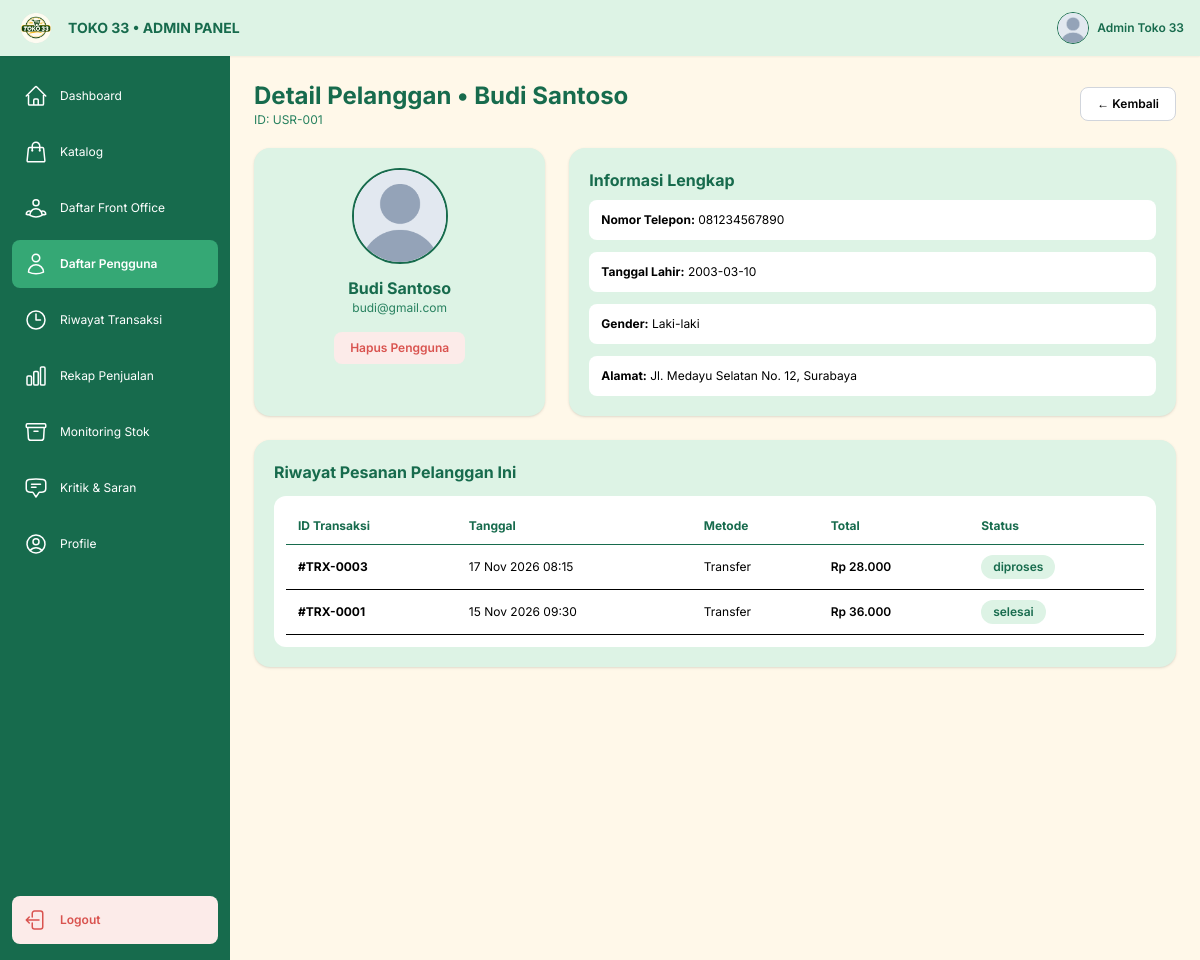
The page /admin/view_pengguna.php?id=1 (signed in) on the database its author committed.
### tables this page shows
CREATE TABLE `users` (
  `id_user` int NOT NULL AUTO_INCREMENT,
  `nama` varchar(100) DEFAULT NULL,
  `no_telp` varchar(20) DEFAULT NULL,
  `email` varchar(100) DEFAULT NULL,
  `alamat` text,
  `tanggal_lahir` date DEFAULT NULL,
  `password` varchar(255) DEFAULT NULL,
  `foto_profile` varchar(255) DEFAULT NULL,
  `gender` enum('L','P') DEFAULT NULL,
  `created_at` timestamp NOT NULL DEFAULT CURRENT_TIMESTAMP,
  PRIMARY KEY (`id_user`),
  UNIQUE KEY `email` (`email`)
);

CREATE TABLE `transaksi` (
  `id_transaksi` int NOT NULL AUTO_INCREMENT,
  `id_user` int DEFAULT NULL,
  `nama_customer` varchar(100) DEFAULT NULL,
  `id_fo` int DEFAULT NULL,
  `tanggal_masuk` datetime DEFAULT NULL,
  `expired_at` datetime DEFAULT NULL,
  `tanggal_diproses` datetime DEFAULT NULL,
  `tanggal_selesai` datetime DEFAULT NULL,
  `tanggal_ditolak` datetime DEFAULT NULL,
  `status` enum('menunggu_pembayaran','menunggu_diproses','diproses','selesai','ditolak','expired') DEFAULT NULL,
  `total_pembayaran` decimal(12,2) DEFAULT NULL,
  `metode_pembayaran` enum('Cash','Transfer','QRIS') DEFAULT NULL,
  `bukti_transfer` varchar(255) DEFAULT NULL,
  PRIMARY KEY (`id_transaksi`),
  KEY `transaksi_ibfk_1` (`id_user`),
  KEY `transaksi_ibfk_2` (`id_fo`),
  CONSTRAINT `transaksi_ibfk_1` FOREIGN KEY (`id_user`) REFERENCES `users` (`id_user`) ON DELETE SET NULL ON UPDATE RESTRICT,
  CONSTRAINT `transaksi_ibfk_2` FOREIGN KEY (`id_fo`) REFERENCES `akun` (`id_akun`) ON DELETE SET NULL ON UPDATE RESTRICT
);

### admin/view_pengguna.php (the view, shortened to what this page needs)
<?php
require_once __DIR__ . "/../config/connection.php";
$id_u = (int) ($_GET['id'] ?? 0);
$u = mysqli_fetch_assoc(mysqli_query($connect, "SELECT * FROM users WHERE id_user = $id_u"));
$foto = !empty($u['foto_profile']) ? "../asset/profile/" . basename($u['foto_profile']) : "../asset/default-profile.png";
$qTrx = mysqli_query($connect, "SELECT * FROM transaksi WHERE id_user = $id_u ORDER BY id_transaksi DESC");
?>
<!DOCTYPE html>
<html lang="id">
<head>
    <script src="https://cdn.jsdelivr.net/npm/@tailwindcss/browser@4"></script>
</head>
<body class="m-0 p-0 w-full min-h-screen overflow-x-hidden bg-[#F5F5F5]">
    <div class="w-full min-h-screen">
        <header class="bg-[#DDF3E5] sticky top-0 z-30 flex items-center justify-between px-4 h-14 w-full shadow-xs print:hidden">
            <div class="flex items-center gap-3">
                <img src="../asset/logo.png" alt="Logo Toko 33" class="w-10 h-10 object-contain">
                <h1 class="text-[#176B4D] text-sm font-bold">TOKO 33 • ADMIN PANEL</h1>
            </div>
            <a href="profile.php" class="flex items-center gap-2 hover:opacity-85" title="Lihat Profile Admin">
                <?php
                $fotoAdm = $_SESSION['foto_profile'] ?? 'default-profile.png';
                $fotoAdmPath = "../asset/profile/" . basename($fotoAdm);
                ?>
                <img src="<?= htmlspecialchars($fotoAdmPath) ?>" alt="Admin" class="w-8 h-8 rounded-full object-cover border border-[#176B4D] bg-white">
                <span class="text-xs font-semibold text-[#176B4D]"><?= htmlspecialchars($_SESSION['nama'] ?? 'Admin') ?></span>
            </a>
        </header>
        <div class="grid grid-cols-[55px_minmax(0,1fr)] sm:grid-cols-[65px_minmax(0,1fr)] md:grid-cols-[200px_minmax(0,1fr)] lg:grid-cols-[230px_minmax(0,1fr)]">
            <aside class="bg-[#176B4D] text-white flex flex-col justify-between py-4 px-1 sm:px-2 md:px-3 sticky top-14 h-[calc(100vh-56px)] overflow-y-auto shrink-0 print:hidden">
                <nav class="flex flex-col gap-2">
                    <a href="dashboard.php" title="Dashboard" class="flex items-center justify-center md:justify-start gap-3 hover:bg-[#27815F] rounded-lg px-2 md:px-3 py-3">
                        <span class="hidden md:inline text-xs">Dashboard</span>
                    </a>
                    <a href="stock_homecare.php" title="Katalog" class="flex items-center justify-center md:justify-start gap-3 hover:bg-[#27815F] rounded-lg px-2 md:px-3 py-3">
                        <span class="hidden md:inline text-xs">Katalog</span>
                    </a>
                    <a href="daftar_fo.php" title="Daftar Front Office" class="flex items-center justify-center md:justify-start gap-3 hover:bg-[#27815F] rounded-lg px-2 md:px-3 py-3">
                        <span class="hidden md:inline text-xs">Daftar Front Office</span>
                    </a>
                    <a href="daftar_pengguna.php" title="Daftar Pengguna" class="flex items-center justify-center md:justify-start gap-3 bg-[#35A875] font-semibold rounded-lg px-2 md:px-3 py-3">
                        <span class="hidden md:inline text-xs">Daftar Pengguna</span>
                    </a>
                    <a href="riwayat_transaksi.php" title="Riwayat Transaksi" class="flex items-center justify-center md:justify-start gap-3 hover:bg-[#27815F] rounded-lg px-2 md:px-3 py-3">
                        <svg xmlns="http://www.w3.org/2000/svg" fill="none" viewBox="0 0 24 24" stroke-width="1.5" stroke="currentColor" class="size-6"><path stroke-linecap="round" stroke-linejoin="round" d="M12 6v6h4.5m4.5 0a9 9 0 1 1-18 0 9 9 0 0 1 18 0Z" /></svg>
                        <span class="hidden md:inline text-xs">Riwayat Transaksi</span>
                    </a>
                    <a href="rekap_penjualan.php" title="Rekap Penjualan" class="flex items-center justify-center md:justify-start gap-3 hover:bg-[#27815F] rounded-lg px-2 md:px-3 py-3">
                        <span class="hidden md:inline text-xs">Rekap Penjualan</span>
                    </a>
                    <a href="monitoring_stock.php" title="Monitoring Stok" class="flex items-center justify-center md:justify-start gap-3 hover:bg-[#27815F] rounded-lg px-2 md:px-3 py-3">
                        <span class="hidden md:inline text-xs">Monitoring Stok</span>
                    </a>
                    <a href="kritiksaran.php" title="Kritik & Saran" class="flex items-center justify-center md:justify-start gap-3 hover:bg-[#27815F] rounded-lg px-2 md:px-3 py-3">
                        <span class="hidden md:inline text-xs">Kritik & Saran</span>
                    </a>
                    <a href="profile.php" title="Profile" class="flex items-center justify-center md:justify-start gap-3 hover:bg-[#27815F] rounded-lg px-2 md:px-3 py-3">
                        <span class="hidden md:inline text-xs">Profile</span>
                    </a>
                </nav>
                <a href="../api/admin/logout_admin.php" title="Logout" class="flex items-center justify-center md:justify-start gap-3 bg-[#FCEBE9] text-[#D9534F] rounded-lg px-2 md:px-3 py-3 mt-5">
                    <span class="hidden md:inline text-xs font-semibold">Logout</span>
                </a>
            </aside>
            <main class="bg-[#FFF8E9] p-4 sm:p-5 md:p-6 min-w-0">
<div class="max-w-5xl mx-auto">
    <div class="mb-5 flex justify-between items-center">
        <div>
            <h2 class="text-xl sm:text-2xl font-bold text-[#176B4D]">Detail Pelanggan • <?= htmlspecialchars($u['nama']) ?></h2>
            <p class="text-xs text-[#27815F]">ID: USR-<?= str_pad((string)$u['id_user'], 3, '0', STR_PAD_LEFT) ?></p>
        </div>
        <a href="daftar_pengguna.php" class="px-4 py-2 rounded-lg bg-white border border-gray-300 text-xs font-semibold">← Kembali</a>
    </div>
    <div class="grid grid-cols-1 lg:grid-cols-3 gap-6 mb-6">
        <div class="bg-[#DDF3E5] rounded-2xl p-5 shadow-sm flex flex-col items-center text-center">
            <img src="<?= htmlspecialchars($foto) ?>" class="w-24 h-24 rounded-full object-cover border-2 border-[#176B4D] bg-white mb-3" alt="">
            <h3 class="text-base font-bold text-[#176B4D]"><?= htmlspecialchars($u['nama']) ?></h3>
            <p class="text-xs text-[#27815F] mb-4"><?= htmlspecialchars($u['email']) ?></p>
            <a href="../api/admin/hapus_user.php?id=<?= (int)$u['id_user'] ?>" onclick="return confirm('Hapus akun pelanggan ini?')" class="px-4 py-2 rounded-lg bg-[#FCEBE9] text-[#D9534F] text-xs font-semibold">Hapus Pengguna</a>
        </div>
        <div class="lg:col-span-2 bg-[#DDF3E5] rounded-2xl p-5 shadow-sm text-xs space-y-3">
            <h3 class="text-base font-bold text-[#176B4D] mb-2">Informasi Lengkap</h3>
            <div class="bg-white p-3 rounded-lg"><b>Nomor Telepon:</b> <?= htmlspecialchars($u['no_telp'] ?? '-') ?></div>
            <div class="bg-white p-3 rounded-lg"><b>Tanggal Lahir:</b> <?= htmlspecialchars($u['tanggal_lahir'] ?? '-') ?></div>
            <div class="bg-white p-3 rounded-lg"><b>Gender:</b> <?= ($u['gender'] ?? 'L') === 'P' ? 'Perempuan' : 'Laki-laki' ?></div>
            <div class="bg-white p-3 rounded-lg"><b>Alamat:</b> <?= htmlspecialchars($u['alamat'] ?? '-') ?></div>
        </div>
    </div>
    <section class="bg-[#DDF3E5] rounded-2xl p-5 shadow-sm">
        <h3 class="text-base font-bold text-[#176B4D] mb-3">Riwayat Pesanan Pelanggan Ini</h3>
        <div class="overflow-x-auto bg-white rounded-xl p-3">
            <table class="w-full text-left border-collapse text-xs">
                <thead>
                    <tr class="border-b text-[#176B4D]">
                        <th class="py-2.5 px-3 whitespace-nowrap align-middle">ID Transaksi</th>
                        <th class="py-2.5 px-3 whitespace-nowrap align-middle">Tanggal</th>
                        <th class="py-2.5 px-3 whitespace-nowrap align-middle">Metode</th>
                        <th class="py-2.5 px-3 whitespace-nowrap align-middle">Total</th>
                        <th class="py-2.5 px-3 whitespace-nowrap align-middle">Status</th>
                    </tr>
                </thead>
                <tbody>
                    <?php while ($qTrx && $t = mysqli_fetch_assoc($qTrx)): ?>
                    <tr class="border-b">
                        <td class="py-2.5 px-3 font-bold whitespace-nowrap align-middle">#TRX-<?= str_pad((string)$t['id_transaksi'], 4, '0', STR_PAD_LEFT) ?></td>
                        <td class="py-2.5 px-3 whitespace-nowrap align-middle"><?= $t['tanggal_masuk'] ? date('d M Y H:i', strtotime($t['tanggal_masuk'])) : '-' ?></td>
                        <td class="py-2.5 px-3 whitespace-nowrap align-middle"><?= htmlspecialchars($t['metode_pembayaran'] ?: '-') ?></td>
                        <td class="py-2.5 px-3 font-semibold whitespace-nowrap align-middle">Rp <?= number_format((float)$t['total_pembayaran'], 0, ',', '.') ?></td>
                        <td class="py-2.5 px-3 whitespace-nowrap align-middle"><span class="inline-flex items-center justify-center px-3 py-1 rounded-full bg-[#DDF3E5] text-[#176B4D] font-semibold whitespace-nowrap"><?= htmlspecialchars($t['status']) ?></span></td>
                    </tr>
                    <?php endwhile; ?>
                </tbody>
            </table>
        </div>
    </section>
</div>
            </main>
        </div>
    </div>
</body>
</html>

### admin/view_pengguna.php (style rules this page uses)
body { font-family: 'Inter', sans-serif; }

### rows shown on the page
users: nama "Budi Santoso", id_user "001", foto_profile (placeholder picture), email "budi@gmail.com", no_telp "081234567890", tanggal_lahir "2003-03-10", alamat "Jl. Medayu Selatan No. 12, Surabaya"
transaksi: id_transaksi "0003", tanggal_masuk "17 Nov 2026 08:15", metode_pembayaran "Transfer", total_pembayaran "28.000", status "diproses"
transaksi: id_transaksi "0001", tanggal_masuk "15 Nov 2026 09:30", metode_pembayaran "Transfer", total_pembayaran "36.000", status "selesai"

### other values the page prints
$_SESSION['nama'] "Admin Toko 33"
